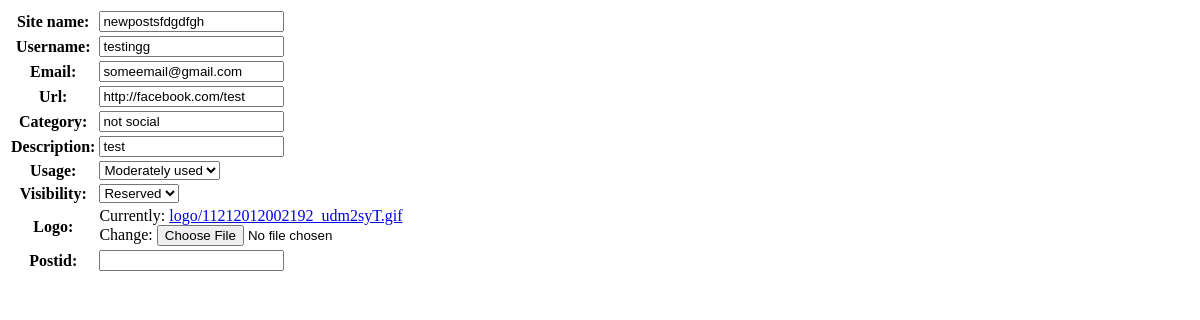
The app's page /user/20/newpostform/, older data.
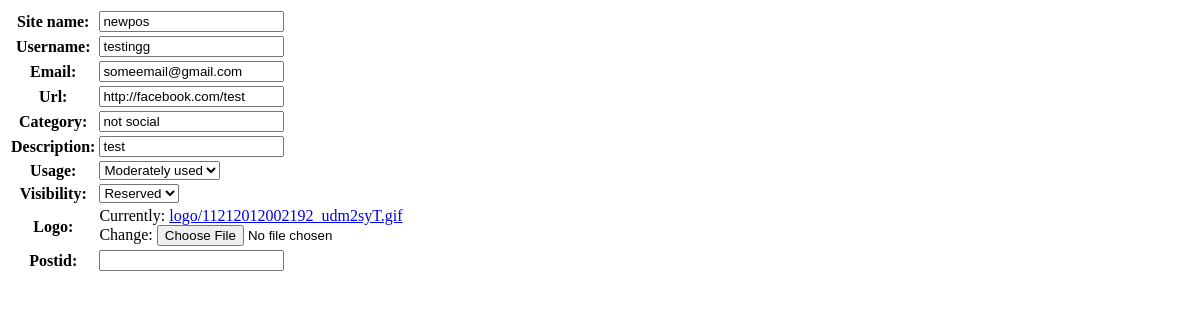
The same page, newer data.
### user/models.py (models this page shows, shortened)
class Post(models.Model):
    VIS_CHOICES=(
        (0, 'Private'),
        (1, 'Reserved'),
        (2, 'Public'),
    )
    USAGE_CHOICES=(
        (0, 'On hiatus'),
        (1, 'Least used'),
        (2, 'Moderately used'),
        (3, 'Most used'),
    )
    user = models.ForeignKey(User, on_delete=models.CASCADE)
    sitename = models.CharField(max_length=50)
    siteusername = models.CharField(max_length=50, blank=True)
    email = models.EmailField(blank=True)
    url = models.URLField(blank=True)
    post_date = models.DateTimeField(auto_now=True)
    usage = models.PositiveSmallIntegerField(choices=USAGE_CHOICES)
    category = models.CharField(max_length=50)
    description = models.CharField(max_length=100, blank=True)
    vis = models.PositiveSmallIntegerField(choices=VIS_CHOICES)
    logo = models.ImageField(upload_to='logo/', default = 'logo/default/pizza.png') #change to imagefield?

### user/views.py (the view)
# urls.py: url(r'^(?P<post_id>[0-9]+)/newpostform/$', views.newpostformid, name='newpostformid'),
def newpostformid(request, post_id):
    p = Post.objects.get(id=post_id)
    form = PostForm(instance=p)
    template = loader.get_template('user/postform.html')
    return HttpResponse(template.render({'form': form,}, request))

### user/forms.py
class PostForm(ModelForm):
    postid = forms.CharField(max_length=100)
    class Meta:
        model = Post
        fields = ['sitename', 'siteusername', 'email', 'url', 'category', 'description', 'usage', 'vis', 'logo']
        labels = {
            'sitename': 'Site name',
            'siteusername': 'Username',
            'vis' : 'Visibility',
        }

### user/templates/user/postform.html
<table>{{ form.as_table }}</table>

Row changes from the older to the newer data that the page shows:
changed Post "testingg": sitename "newpostsfdgdfgh" → "newpos"
